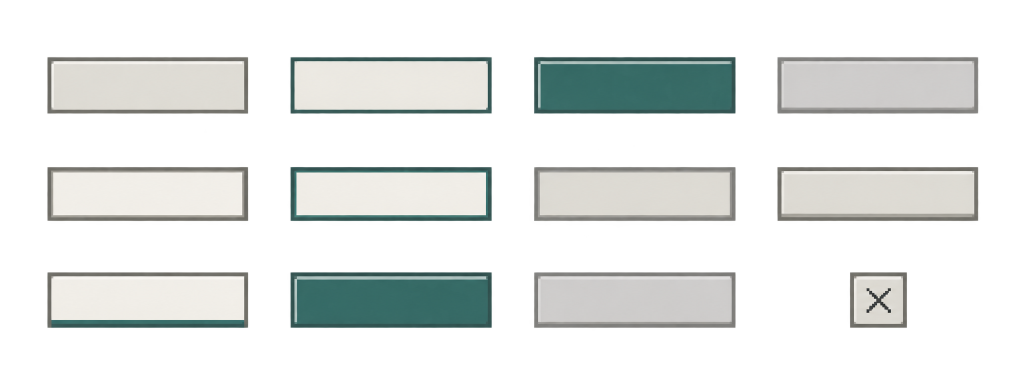
#> input picture docs/그림_작업/받은그림/조작_UI/생성_원본.png, 2048 x 768 px (shown at 1/2 size)
$ python -i '픽셀_정리.py'   (imports and definitions only)
#> lines starting #> are read from the running program, lines starting #| are printed output that depends on the picture; after the words box and inside, x2 and y2 are one past the last pixel; in counts of white or black regions, pixels touching at a corner belong together
#> further down, picture is the input picture: PIL image 2048x768 RGBA; mean R, G, B, A 115.5, 123.5, 119.7, 80.5
from pathlib import Path
from collections import deque
import argparse,hashlib,json,shutil
from PIL import Image,ImageDraw,ImageFont

HERE=Path(__file__).resolve().parent

def sha(p):return hashlib.sha256(p.read_bytes()).hexdigest()

# [5 lines left out: function palette, not called in this run]

def closest(p,colors):return min(colors,key=lambda c:sum((a-b)**2 for a,b in zip(p,c)))

# [16 lines left out: functions quantize, fit, not called in this run]

def opening(im):
    w,h=im.size;a=im.getchannel('A');seen=set();holes=[]
#> after `w, h = im.size`: w = 2048; h = 768
#> after `a = im.getchannel('A')`:
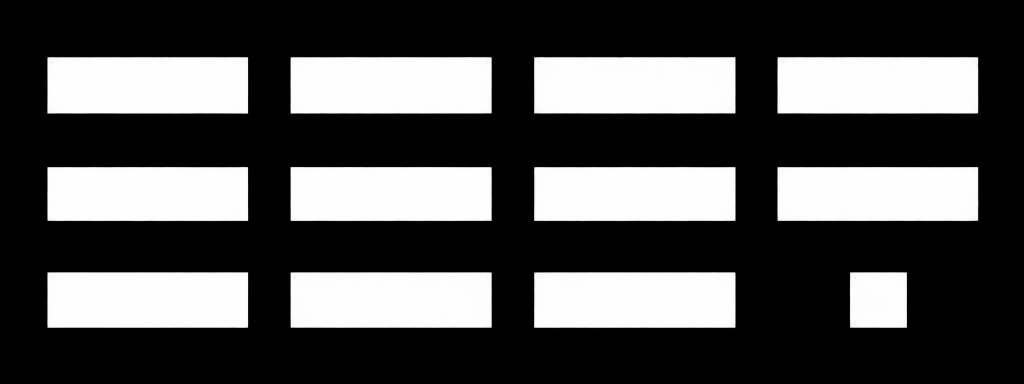
#> a: PIL image 2048x768 L (shown at 1/2 size); min 0, max 254, mean 80.5
    for y in range(h):
        for x in range(w):
            if a.getpixel((x,y)) or (x,y) in seen:continue
            todo=deque([(x,y)]);seen.add((x,y));part=[];border=False
            while todo:
                px,py=todo.popleft();part.append((px,py))
                border=border or px in (0,w-1) or py in (0,h-1)
                for nx,ny in [(px+1,py),(px-1,py),(px,py+1),(px,py-1)]:
                    if 0<=nx<w and 0<=ny<h and (nx,ny) not in seen and not a.getpixel((nx,ny)):
                        seen.add((nx,ny));todo.append((nx,ny))
            if not border:holes.append(part)
    assert holes,'문틀 안쪽이 외부와 연결되어 있음'
    part=max(holes,key=len);assert len(part)>=100,'문틀 구멍이 너무 작음'
    mask=Image.new('L',im.size,0)
#> mask: PIL image 2048x768 L; every value is 0
    for p in part:mask.putpixel(p,255)
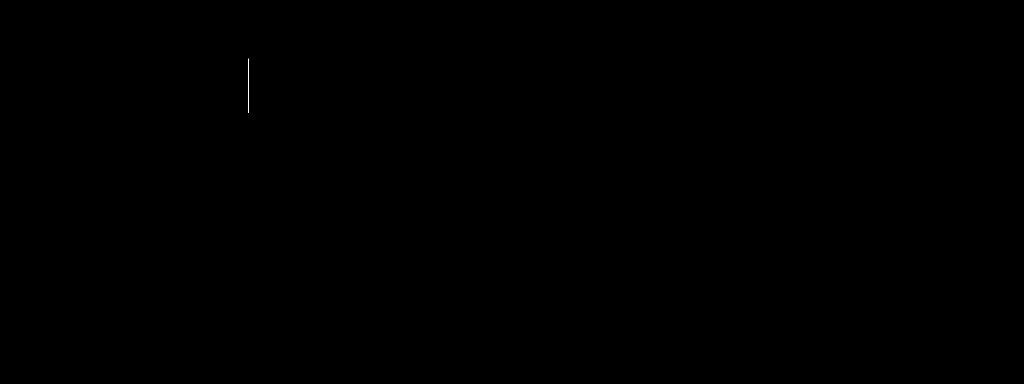
#> mask: PIL image 2048x768 L (shown at 1/2 size); 0.01% white in thin lines or dots, all inside (x1, y1, x2, y2) = (497, 117, 498, 226)
    return mask

# [58 lines left out: function main, not called in this run]

# [1 line not run here, left out]

>>> from PIL import Image
>>> picture = Image.open('../조작_UI/생성_원본.png')
>>> result = opening(picture)
